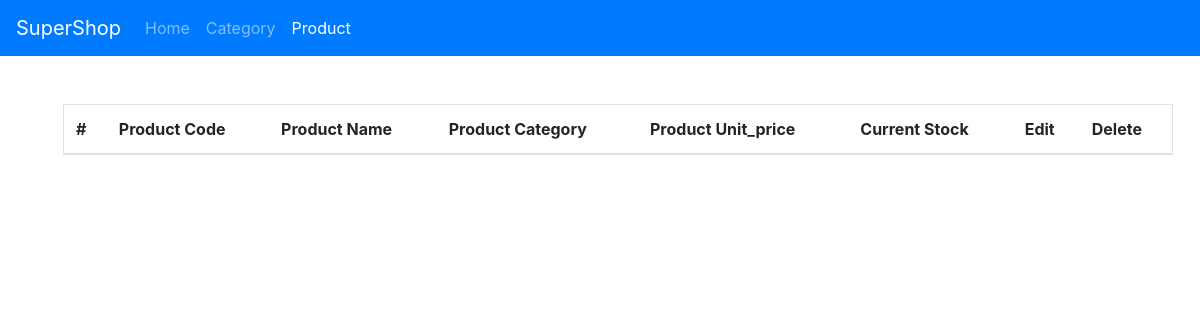
Before: /supershop_admin/product/view/ with the older database file.
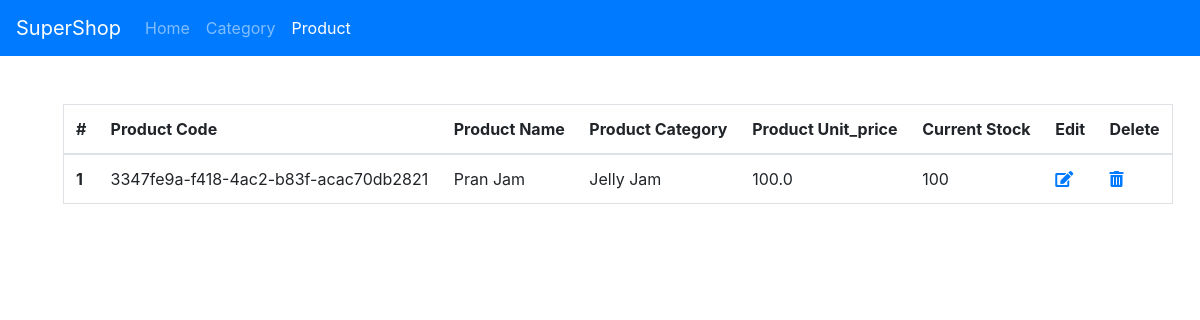
After: the same page with the newer database file.
### supershop_app/models.py (models this page shows, shortened)
class Product(models.Model):
    id = models.AutoField(primary_key=True)
    product_code = models.UUIDField(default=uuid.uuid4)
    product_name = models.CharField(max_length=255, blank=False, null=False, unique=True)
    product_category = models.ForeignKey(ProductCategory, on_delete=models.CASCADE)
    product_unit_price = models.FloatField(default=0.0)
    current_stock = models.IntegerField(default=0)

class ProductCategory(models.Model):
    id = models.AutoField(primary_key=True)
    category_code = models.UUIDField(default=uuid.uuid4)
    category_name = models.CharField(max_length=255, blank=False, null=False, unique=True)
    def __str__(self):
        return self.category_name

### supershop_app/views.py (the view, shortened to what this page needs)
# urls.py: path('supershop_admin/product/<str:ops>/', views.admin_product_operation, name="admin_product_operation"),
def admin_product_operation(request, ops):
    if request.method == "POST":
        if ops == 'add':
            form = ProductForm(request.POST)
            if form.is_valid():
                messages.success(request, "Succesfully added.")
                form.save()
            else:
                messages.error(request, "Something Went Wrong.")
            return redirect("/supershop_admin/product/add/")
        elif 'edit' in ops:
            cat_id = ops.split('__')[-1]
            cat = models.ProductCategory.objects.filter(pk=cat_id).first()
            form = CategoryForm(request.POST, instance=cat)
            if form.is_valid():
                form.save()
                messages.success(request, "Succesfully Updated.")
            else:
                messages.error(request, "Something Went Wrong.")
            return redirect("/supershop_admin/category/view/")
        elif 'delete' in ops:
            cat_id = ops.split('__')[-1]
            cat = models.ProductCategory.objects.filter(pk=cat_id).delete()
            return JsonResponse(1, safe=False)
    elif request.method == 'GET':
        if ops == 'add':
            form = ProductForm()
            return render(request, "all_forms.html",
                          context={"form": form,
                                   "title": "Add Product",
                                   "admin": 1,
                                   'logout': request.user.is_authenticated,
                                   "btn_name": "ADD Product",
                                   "admin_product": "active"})
        elif ops == 'view':
            products = models.Product.objects.all()
            return render(request, 'view_products.html',
                          context={
                              "products": products,
                              "title": "View Products",
                              "admin": 1,
                              'logout': request.user.is_authenticated,
                              "admin_product": "active"
                          })
        else:
            return redirect("admin_product")

### supershop_app/templates/supershop_app/view_products.html (shortened to what this page needs)
{% extends 'base.html' %}
{% load static %}
{% block content %}
    <div class="container m-5">
        <table class="table border">
            <thead>
                <tr>
                    <th scope="col">#</th>
                    <th scope="col">Product Code</th>
                    <th scope="col">Product Name</th>
                    <th scope="col">Product Category</th>
                    <th scope="col">Product Unit_price</th>
                    <th scope="col">Current Stock</th>
                    <th scope="col">Edit</th>
                    <th scope="col">Delete</th>
                </tr>
            </thead>
            <tbody>
            {% for product in products %}
                <tr>
                    <th scope="row">{{ forloop.counter }}</th>
                    <td>{{ product.product_code }}</td>
                    <td>{{ product.product_name }}</td>
                    <td>{{ product.product_category }}</td>
                    <td>{{ product.product_unit_price }}</td>
                    <td>{{ product.current_stock }}</td>
                    <td><a href="/supershop_admin/category/edit__{{ product.pk }}/"><i class="fas fa-edit"></i></a></td>
                    <td><a onclick="deleteFunc({{ product.pk }})" href="" ><i class="fas fa-trash-alt"></i></a></td>
                </tr>
            {% endfor %}
            </tbody>
        </table>
    </div>
{% endblock %}

Changed rows visible on the page:
added Product: product_code "3347fe9a-f418-4ac2-b83f-acac70db2821", product_name "Pran Jam", product_category "Jelly Jam", product_unit_price "100.0", current_stock "100"
